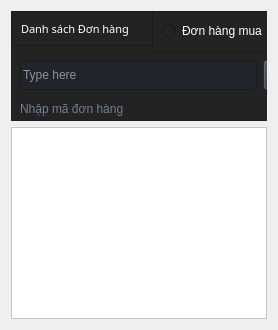
                        <widget class="QWidget" name="TT_DG_Page">
                         <layout class="QVBoxLayout" name="verticalLayout_24">
                          <item>
                           <widget class="QFrame" name="horizontalFrame">
                            <property name="maximumSize">
                             <size>
                              <width>16777215</width>
                              <height>110</height>
                             </size>
                            </property>
                            <property name="styleSheet">
                             <string notr="true">background-color: rgb( 35, 35, 35);</string>
                            </property>
                            <layout class="QVBoxLayout" name="verticalLayout_6">
                             <property name="spacing">
                              <number>0</number>
                             </property>
                             <property name="leftMargin">
                              <number>0</number>
                             </property>
                             <property name="topMargin">
                              <number>0</number>
                             </property>
                             <property name="rightMargin">
                              <number>0</number>
                             </property>
                             <property name="bottomMargin">
                              <number>0</number>
                             </property>
                             <item>
                              <widget class="QFrame" name="frame_div_content_5">
                               <property name="minimumSize">
                                <size>
                                 <width>0</width>
                                 <height>110</height>
                                </size>
                               </property>
                               <property name="maximumSize">
                                <size>
                                 <width>16777215</width>
                                 <height>110</height>
                                </size>
                               </property>
                               <property name="frameShape">
                                <enum>QFrame::NoFrame</enum>
                               </property>
                               <property name="frameShadow">
                                <enum>QFrame::Raised</enum>
                               </property>
                               <widget class="QFrame" name="frame_title_wid_5">
                                <property name="geometry">
                                 <rect>
                                  <x>0</x>
                                  <y>0</y>
                                  <width>680</width>
                                  <height>35</height>
                                 </rect>
                                </property>
                                <property name="maximumSize">
                                 <size>
                                  <width>16777215</width>
                                  <height>35</height>
                                 </size>
                                </property>
                                <property name="frameShape">
                                 <enum>QFrame::StyledPanel</enum>
                                </property>
                                <property name="frameShadow">
                                 <enum>QFrame::Raised</enum>
                                </property>
                                <layout class="QVBoxLayout" name="verticalLayout_29">
                                 <item>
                                  <widget class="QLabel" name="labelBoxBlenderInstalation_5">
                                   <property name="font">
                                    <font>
                                     <family>Shopee Display Black</family>
                                     <pointsize>8</pointsize>
                                     <weight>10</weight>
                                     <italic>false</italic>
                                     <bold>false</bold>
                                    </font>
                                   </property>
                                   <property name="styleSheet">
                                    <string notr="true">color: rgb(255, 255, 255);</string>
                                   </property>
                                   <property name="text">
                                    <string>Danh sách Đơn hàng</string>
                                   </property>
                                  </widget>
                                 </item>
                                </layout>
                               </widget>
                               <widget class="QFrame" name="frame_content_wid_5">
                                <property name="geometry">
                                 <rect>
                                  <x>0</x>
                                  <y>40</y>
                                  <width>411</width>
                                  <height>71</height>
                                 </rect>
                                </property>
                                <property name="frameShape">
                                 <enum>QFrame::NoFrame</enum>
                                </property>
                                <property name="frameShadow">
                                 <enum>QFrame::Raised</enum>
                                </property>
                                <layout class="QVBoxLayout" name="verticalLayout_10">
                                 <property name="spacing">
                                  <number>0</number>
                                 </property>
                                 <property name="leftMargin">
                                  <number>0</number>
                                 </property>
                                 <property name="topMargin">
                                  <number>0</number>
                                 </property>
                                 <property name="rightMargin">
                                  <number>0</number>
                                 </property>
                                 <property name="bottomMargin">
                                  <number>0</number>
                                 </property>
                                 <item>
                                  <layout class="QGridLayout" name="gridLayout_8">
                                   <property name="leftMargin">
                                    <number>9</number>
                                   </property>
                                   <property name="topMargin">
                                    <number>9</number>
                                   </property>
                                   <property name="rightMargin">
                                    <number>9</number>
                                   </property>
                                   <property name="bottomMargin">
                                    <number>0</number>
                                   </property>
                                   <property name="spacing">
                                    <number>6</number>
                                   </property>
                                   <item row="0" column="0">
                                    <widget class="QLineEdit" name="lineEdit_8">
                                     <property name="minimumSize">
                                      <size>
                                       <width>0</width>
                                       <height>30</height>
                                      </size>
                                     </property>
                                     <property name="styleSheet">
                                      <string notr="true">background-color: rgb(33, 37, 43);
color: rgb(255, 255, 255);</string>
                                     </property>
                                     <property name="text">
                                      <string/>
                                     </property>
                                     <property name="placeholderText">
                                      <string>Type here</string>
                                     </property>
                                    </widget>
                                   </item>
                                   <item row="0" column="1">
                                    <widget class="QPushButton" name="pushButton_15">
                                     <property name="minimumSize">
                                      <size>
                                       <width>150</width>
                                       <height>30</height>
                                      </size>
                                     </property>
                                     <property name="font">
                                      <font>
                                       <family>Shopee Display Black</family>
                                       <pointsize>8</pointsize>
                                       <weight>10</weight>
                                       <italic>false</italic>
                                       <bold>false</bold>
                                      </font>
                                     </property>
                                     <property name="cursor">
                                      <cursorShape>PointingHandCursor</cursorShape>
                                     </property>
                                     <property name="styleSheet">
                                      <string notr="true">
QPushButton {
	background-color: rgb(52, 59, 72);
	color: rgb(255, 255, 255);
}
QPushButton:hover {
	background-color: rgb(85, 170, 255);
}</string>
                                     </property>
                                     <property name="text">
                                      <string>Open</string>
                                     </property>
                                     <property name="icon">
                                      <iconset resource="../../GUI_Test/Modern_GUI_PyDracula_PySide6_or_PyQt6-master/resources.qrc">
                                       <normaloff>:/icons/images/icons/cil-folder-open.png</normaloff>:/icons/images/icons/cil-folder-open.png</iconset>
                                     </property>
                                    </widget>
                                   </item>
                                   <item row="1" column="0" colspan="2">
                                    <widget class="QLabel" name="labelVersion_10">
                                     <property name="styleSheet">
                                      <string notr="true">color: rgb(113, 126, 149);</string>
                                     </property>
                                     <property name="lineWidth">
                                      <number>1</number>
                                     </property>
                                     <property name="text">
                                      <string>Nhập mã đơn hàng</string>
                                     </property>
                                     <property name="alignment">
                                      <set>Qt::AlignLeading|Qt::AlignLeft|Qt::AlignVCenter</set>
                                     </property>
                                    </widget>
                                   </item>
                                  </layout>
                                 </item>
                                </layout>
                               </widget>
                               <widget class="QFrame" name="frame_2">
                                <property name="geometry">
                                 <rect>
                                  <x>141</x>
                                  <y>0</y>
                                  <width>251</width>
                                  <height>41</height>
                                 </rect>
                                </property>
                                <property name="frameShape">
                                 <enum>QFrame::StyledPanel</enum>
                                </property>
                                <property name="frameShadow">
                                 <enum>QFrame::Raised</enum>
                                </property>
                                <layout class="QHBoxLayout" name="horizontalLayout_3">
                                 <item>
                                  <widget class="QRadioButton" name="radioButton_3">
                                   <property name="styleSheet">
                                    <string notr="true">color: rgb(255, 255, 255);</string>
                                   </property>
                                   <property name="text">
                                    <string>Đơn hàng mua</string>
                                   </property>
                                  </widget>
                                 </item>
                                 <item>
                                  <widget class="QRadioButton" name="radioButton_4">
                                   <property name="styleSheet">
                                    <string notr="true">color: rgb(255, 255, 255);</string>
                                   </property>
                                   <property name="text">
                                    <string>Đơn hàng bán</string>
                                   </property>
                                  </widget>
                                 </item>
                                </layout>
                               </widget>
                               <widget class="QFrame" name="frame_3">
                                <property name="geometry">
                                 <rect>
                                  <x>445</x>
                                  <y>24</y>
                                  <width>211</width>
                                  <height>81</height>
                                 </rect>
                                </property>
                                <property name="frameShape">
                                 <enum>QFrame::StyledPanel</enum>
                                </property>
                                <property name="frameShadow">
                                 <enum>QFrame::Raised</enum>
                                </property>
                                <layout class="QHBoxLayout" name="horizontalLayout_6">
                                 <item>
                                  <widget class="QPushButton" name="pushButton_2">
                                   <property name="minimumSize">
                                    <size>
                                     <width>70</width>
                                     <height>30</height>
                                    </size>
                                   </property>
                                   <property name="styleSheet">
                                    <string notr="true">
QPushButton {
	background-color: rgb(52, 59, 72);
	color: rgb(255, 255, 255);
}
QPushButton:hover {
	background-color: rgb(85, 170, 255);
}</string>
                                   </property>
                                   <property name="text">
                                    <string>Thêm</string>
                                   </property>
                                  </widget>
                                 </item>
                                 <item>
                                  <widget class="QPushButton" name="pushButton">
                                   <property name="minimumSize">
                                    <size>
                                     <width>70</width>
                                     <height>30</height>
                                    </size>
                                   </property>
                                   <property name="styleSheet">
                                    <string notr="true">
QPushButton {
	background-color: rgb(52, 59, 72);
	color: rgb(255, 255, 255);
}
QPushButton:hover {
	background-color: rgb(85, 170, 255);
}</string>
                                   </property>
                                   <property name="text">
                                    <string>Xóa</string>
                                   </property>
                                  </widget>
                                 </item>
                                </layout>
                               </widget>
                              </widget>
                             </item>
                            </layout>
                           </widget>
                          </item>
                          <item>
                           <widget class="QFrame" name="horizontalFrame_2">
                            <layout class="QVBoxLayout" name="verticalLayout_31">
                             <property name="spacing">
                              <number>0</number>
                             </property>
                             <property name="leftMargin">
                              <number>0</number>
                             </property>
                             <property name="topMargin">
                              <number>0</number>
                             </property>
                             <property name="rightMargin">
                              <number>0</number>
                             </property>
                             <property name="bottomMargin">
                              <number>0</number>
                             </property>
                             <item>
                              <widget class="QFrame" name="horizontalFrame_4">
                               <layout class="QHBoxLayout" name="horizontalLayout_20">
                                <property name="spacing">
                                 <number>0</number>
                                </property>
                                <property name="leftMargin">
                                 <number>0</number>
                                </property>
                                <property name="topMargin">
                                 <number>0</number>
                                </property>
                                <property name="rightMargin">
                                 <number>0</number>
                                </property>
                                <property name="bottomMargin">
                                 <number>0</number>
                                </property>
                                <item>
                                 <widget class="QTableView" name="tableView_6">
                                  <property name="sizePolicy">
                                   <sizepolicy hsizetype="Preferred" vsizetype="Preferred">
                                    <horstretch>0</horstretch>
                                    <verstretch>0</verstretch>
                                   </sizepolicy>
                                  </property>
                                  <property name="styleSheet">
                                   <string notr="true">background-color: rgb(255, 255, 255);</string>
                                  </property>
                                  <property name="frameShape">
                                   <enum>QFrame::StyledPanel</enum>
                                  </property>
                                 </widget>
                                </item>
                               </layout>
                              </widget>
                             </item>
                            </layout>
                           </widget>
                          </item>
                         </layout>
                        </widget>
